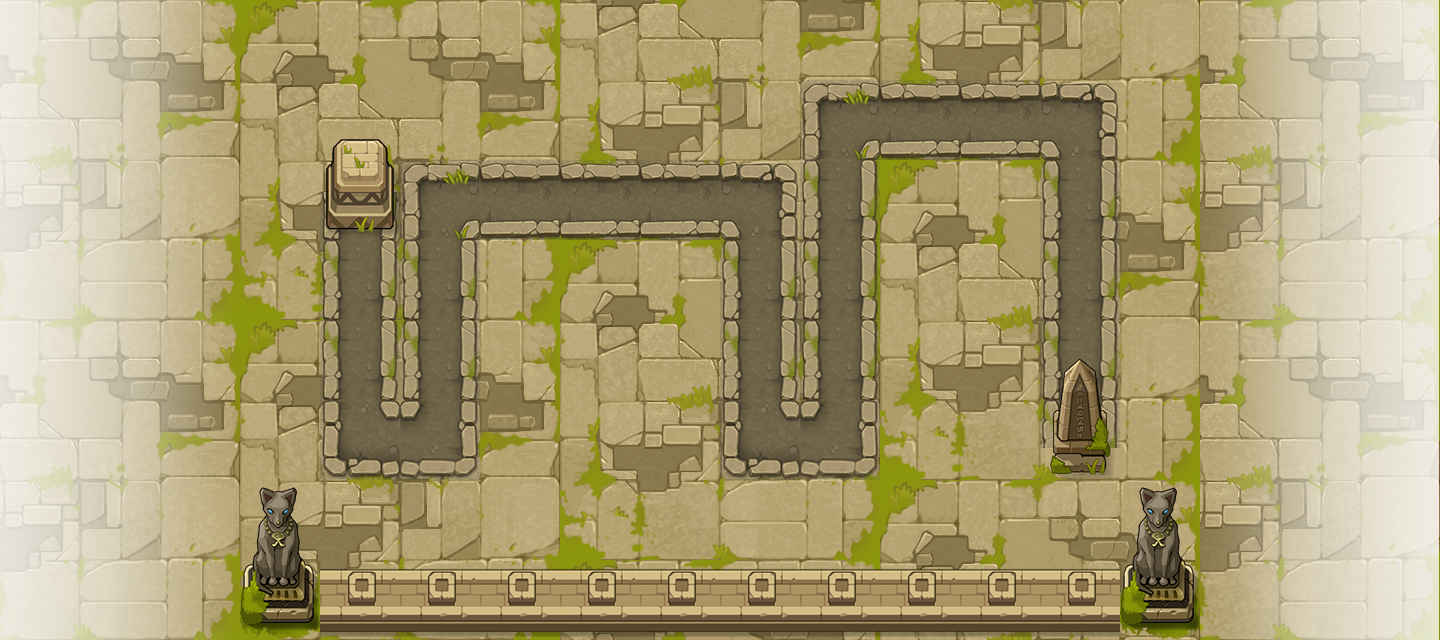

A level layout from a 2D game, rendered from its tile map. Below: a short description, then the map file with tile-grid data replaced by summaries:
An orthogonal 18x8 tile map with 80x80 px tiles, 3 tile layers (background, road, object) and 16 objects (P0, P1, P2, P3, P4, ...).

<map version="1.0" tiledversion="1.0.3" orientation="orthogonal" renderorder="right-down" width="18" height="8" tilewidth="80" tileheight="80" nextobjectid="18">
 <tileset firstgid="1" source="huangye.tsx" />
 <layer name="background" width="18" height="8">
  <data>[144 cells, 144 non-empty, 16 distinct tile ids]</data>
 </layer>
 <layer name="road" width="18" height="8">
  <data>[144 cells, 27 non-empty, 8 distinct tile ids]</data>
 </layer>
 <layer name="object" width="18" height="8">
  <data>[144 cells, 66 non-empty, 13 distinct tile ids]</data>
 </layer>
 <objectgroup name="path" visible="0">
  <object id="1" name="P0" x="360" y="240" />
  <object id="2" name="P1" x="360" y="440" />
  <object id="3" name="P2" x="440" y="440" />
  <object id="4" name="P3" x="440" y="200" />
  <object id="5" name="P4" x="760" y="200" />
  <object id="6" name="P5" x="760" y="440" />
  <object id="7" name="P6" x="840" y="440" />
  <object id="8" name="P7" x="840" y="120" />
  <object id="9" name="P8" x="1080" y="120" />
  <object id="10" name="P9" x="1080" y="350" />
  <object id="11" name="O0" x="240" y="80" width="80" height="400" />
  <object id="12" name="O1" x="400" y="80" width="400" height="80" />
  <object id="13" name="O2" x="480" y="240" width="240" height="240" />
  <object id="14" name="O3" x="880" y="160" width="160" height="320" />
  <object id="15" name="O4" x="320" y="480" width="800" height="80" />
  <object id="16" name="O5" x="1120" y="80" width="80" height="400" />
 </objectgroup>
</map>
